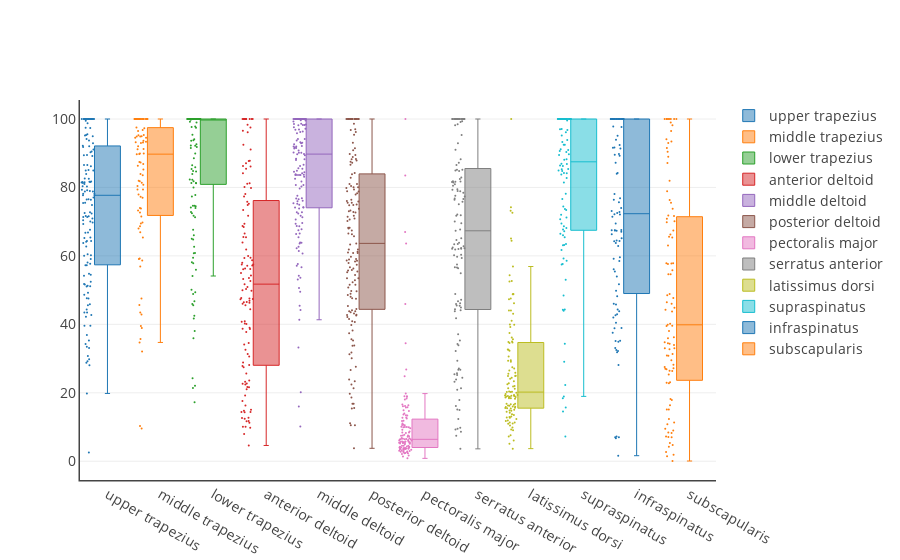

This figure's notebook cell:
### Code cell
mvc_box = plot_mvc_boxplot(
    df_normalized, xlabel=MUSCLES_NAMES, by='muscle', subset=2)

py.iplot(mvc_box, filename='mvc/mvc_box')
